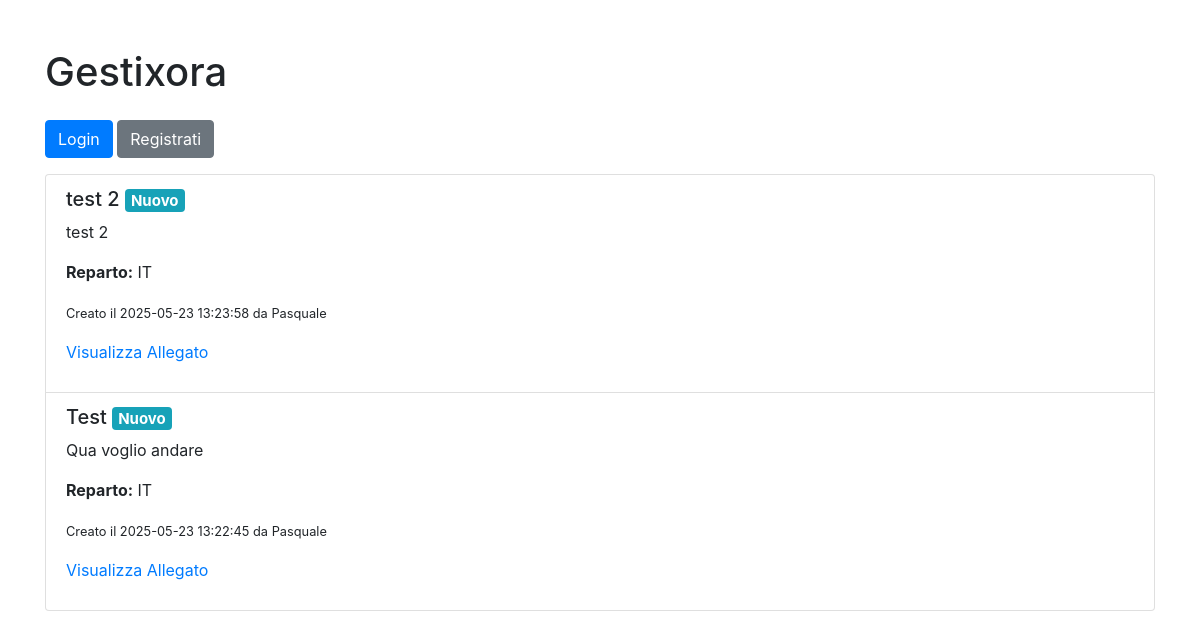
The page / on the database its author committed.
### tables this page shows
CREATE TABLE tickets (
            id INTEGER PRIMARY KEY AUTOINCREMENT,
            user_id INTEGER NOT NULL,
            title TEXT NOT NULL,
            description TEXT NOT NULL,
            department TEXT NOT NULL,
            status TEXT NOT NULL,
            created_at TEXT NOT NULL,
            attachment TEXT,
            FOREIGN KEY(user_id) REFERENCES users(id)
        );

CREATE TABLE users (
            id INTEGER PRIMARY KEY AUTOINCREMENT,
            username TEXT UNIQUE NOT NULL,
            password_hash TEXT NOT NULL,
            created_at TEXT NOT NULL
        );

### app.py (the view)
@app.route('/')
def index():
    conn = db.get_db_connection()
    tickets = conn.execute("""
        SELECT t.*, u.username
        FROM tickets t
        JOIN users u ON t.user_id = u.id
        ORDER BY t.created_at DESC
    """).fetchall()
    conn.close()
    return render_template("index.html", tickets=tickets)

### db.py (called while the page is built)
def get_db_connection():
    conn = sqlite3.connect(DATABASE)
    conn.row_factory = sqlite3.Row
    return conn

### templates/index.html (shortened to what this page needs)
<!DOCTYPE html>
<html lang="it">
<head>
    <link rel="stylesheet" href="https://stackpath.bootstrapcdn.com/bootstrap/4.5.2/css/bootstrap.min.css">
</head>
<body>
    <div class="container mt-5">
        <h1 class="mb-4">Gestixora</h1>
        {% if session.username %}
            <div class="mb-3">
                <p>Benvenuto, <strong>{{ session.username }}</strong>!
                    <a href="{{ url_for('auth.logout') }}" class="btn btn-outline-danger btn-sm ml-2">Logout</a>
                </p>
                <a href="{{ url_for('tickets.nuovo_ticket') }}" class="btn btn-primary">Crea un Nuovo Ticket</a>
            </div>
        {% else %}
            <div class="mb-3">
                <a href="{{ url_for('auth.login') }}" class="btn btn-primary">Login</a>
                <a href="{{ url_for('auth.register') }}" class="btn btn-secondary">Registrati</a>
            </div>
        {% endif %}
        <ul class="list-group">
            {% for ticket in tickets %}
                <li class="list-group-item">
                    <h5>{{ ticket['title'] }} <span class="badge badge-info">{{ ticket['status'] }}</span></h5>
                    <p>{{ ticket['description'] }}</p>
                    <p><strong>Reparto:</strong> {{ ticket['department'] }}</p>
                    <p><small>Creato il {{ ticket['created_at'] }} da {{ ticket['username'] }}</small></p>
                    {% if ticket['attachment'] %}
                        <p><a href="{{ url_for('uploaded_file', filename=ticket['attachment']) }}" target="_blank">Visualizza Allegato</a></p>
                    {% endif %}
                </li>
            {% endfor %}
        </ul>
    </div>
</body>
</html>

### rows shown on the page
tickets: title "test 2", status "Nuovo", description "test 2", department "IT", created_at "2025-05-23 13:23:58", username "Pasquale"
tickets: title "Test", status "Nuovo", description "Qua voglio andare", department "IT", created_at "2025-05-23 13:22:45", username "Pasquale"
